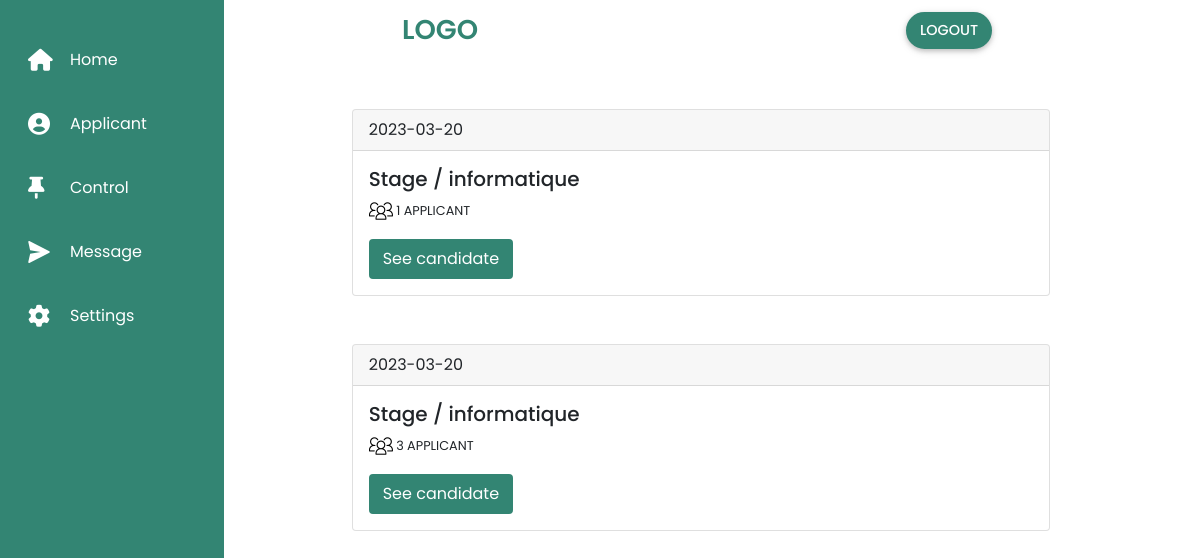
Page /jobapplicant/jobapplicant.php (signed in) on the committed database.
### tables this page shows
CREATE TABLE `jobs` (
  `id_job` int(11) NOT NULL,
  `recruter_id` int(255) NOT NULL,
  `domain` varchar(55) NOT NULL,
  `company` varchar(255) NOT NULL,
  `job_title` varchar(255) NOT NULL,
  `job_description` text NOT NULL,
  `job_salaire` int(11) NOT NULL,
  `date` date NOT NULL DEFAULT current_timestamp(),
  `formationreq` varchar(100) NOT NULL,
  `expreq` int(11) NOT NULL,
  `skillreq` text NOT NULL
);

### jobapplicant/APPLICATION/userid.php (called while the page is built, shortened)
<?php
                            $con = config::connect();
                            $username=$_SESSION['usernamerec'];
                            $stmt = $con->query("SELECT id,name FROM recruters where username='$username'
                            ");
                            $stmt->execute();
                            $row = $stmt->fetch();
$recruter_id = $row['id'];
                        ?>

### jobapplicant/jobapplicant.php (the view, shortened to what this page needs)
<!DOCTYPE html>
<html lang="en">
<head>
    <link href="https://cdn.jsdelivr.net/npm/bootstrap@5.0.2/dist/css/bootstrap.min.css" rel="stylesheet">
    <link rel="stylesheet" href="../header.css">
</head>
<body>
<?php
  include '../sidebarrec.php';
  ?>
  <section >
  <header>
<a href="#" class="logo">LOGO</a>
<nav class="nav">
   <li class="nav-item">
      <a href="../logoutrec.php">
         <button type="button" class="btn btn-rounded mx-2 ripple-surface" style="background-color: #338573; color: white">LOGOUT</button>
      </a>
   </li>
</nav>
</header>
<?php
require 'APPLICATION\userid.php';
 $stmt = $con->query("SELECT * FROM `jobs` WHERE `recruter_id`=$recruter_id");
 $stmt->execute();
 $data = $stmt->fetchAll(PDO::FETCH_ASSOC);
    if($stmt->rowCount()){
     foreach($data as $job)
     {
      $id_job=$job['id_job'];
      $stmt1 = $con->query("SELECT count(*) FROM `candidature` WHERE `id_job`=$id_job");
      $stmt1->execute();
      $count = $stmt1->fetchColumn();
?>
<div class="card mx-auto mt-5" style="width:70%" >
  <div class="card-header">
  <?=$job['date']?>
</div>
  <div class="card-body">
    <h5 class="card-title"><?=$job['job_title']?> / <?=$job['domain']?></h5>
    <p class="card-text" style="font-size: 0.8em;">  <img src="../image\candidate (4).png" alt="applicant"> <?=$count?> APPLICANT</p>
    <a href="APPLICATION\index.php?id_job=<?=$id_job?>" class="btn btn-primary" >See candidate</a>
  </div>
</div>
<?php
                                }
                        }
                           ?>
                            </section>
</body>
</html>

### header.css (style rules this page uses)
header { background: white; width: 100%; display: flex; justify-content: space-between; padding: 10px 200px; align-items: center; font-family: Poppins,sans-serif; }
.logo { text-decoration: none; color: #338573; text-transform: uppercase; font-weight: 600; font-size: 1.7em; }
.nav a { color: #338573; text-decoration: none; font-size: 1em; font-weight: 450; padding-left: 30px; }
.btn { background-color: #338573!important; color:white!important; }
nav button { font-size: 0.9em!important; padding: 16px; }
.btn-rounded { border-radius: 10rem!important; -webkit-box-shadow: 0 2px 5px 0 rgb(0 0 0 / 20%), 0 2px 10px 0 rgb(0 0 0 / 10%); box-shadow: 0 2px 5px 0 rgb(0 0 0 / 20%), 0 2px 10px 0 rgb(0 0 0 / 10%); font-weight: 500!important; }
.ripple-surface { position: relative; overflow: hidden; display: inline-block; vertical-align: bottom; }

### sidebar.css (style rules this page uses)
* { margin: 0; padding: 0; box-sizing: border-box; font-family:'Poppins',sans-serif; }
.btn { background-color: #338573!important; border:2px solid #338573!important ; }
section { margin-left:202px; }

### rows in the picture
jobs: date "2023-03-20", job_title "Stage", domain "informatique", count "1"
jobs: date "2023-03-20", job_title "Stage", domain "informatique", count "3"
